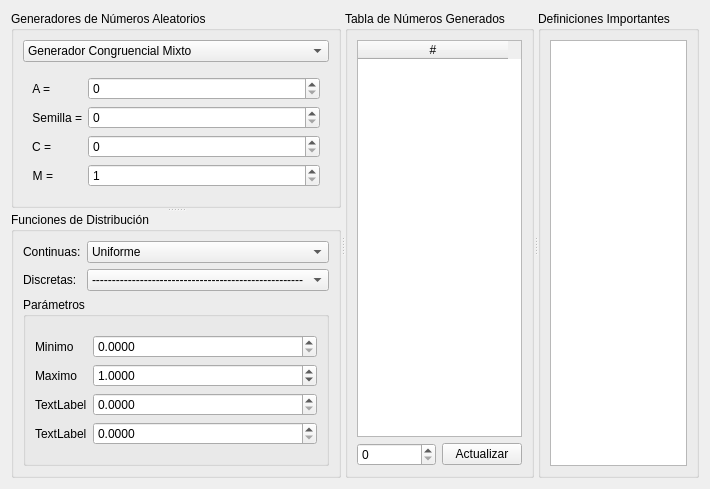
<?xml version="1.0" encoding="UTF-8"?>
<ui version="4.0">
 <class>AleatoriedadWidget</class>
 <widget class="QWidget" name="AleatoriedadWidget">
  <property name="geometry">
   <rect>
    <x>0</x>
    <y>0</y>
    <width>643</width>
    <height>477</height>
   </rect>
  </property>
  <property name="windowTitle">
   <string>Form</string>
  </property>
  <layout class="QVBoxLayout" name="verticalLayout">
   <item>
    <widget class="QSplitter" name="splitter_2_1">
     <property name="orientation">
      <enum>Qt::Horizontal</enum>
     </property>
     <widget class="QSplitter" name="splitter_2_2">
      <property name="orientation">
       <enum>Qt::Vertical</enum>
      </property>
      <widget class="QGroupBox" name="groupBox_2_3">
       <property name="title">
        <string>Generadores de Números Aleatorios</string>
       </property>
       <property name="flat">
        <bool>false</bool>
       </property>
       <property name="checkable">
        <bool>false</bool>
       </property>
       <layout class="QVBoxLayout" name="verticalLayout_25">
        <item>
         <widget class="QComboBox" name="comboBox_2_1">
          <property name="toolTip">
           <string>&lt;html&gt;&lt;head/&gt;&lt;body&gt;&lt;p&gt;&lt;span style=&quot; font-weight:600; text-decoration: underline;&quot;&gt;Selector de Generadores:&lt;/span&gt;&lt;/p&gt;&lt;p&gt;Muestra en un ambiente amigable&lt;/p&gt;&lt;p&gt;los distintos generadores, los cuales&lt;/p&gt;&lt;p&gt;podra seleccionar facilmente.&lt;/p&gt;&lt;/body&gt;&lt;/html&gt;</string>
          </property>
          <property name="editable">
           <bool>false</bool>
          </property>
          <property name="currentIndex">
           <number>1</number>
          </property>
          <item>
           <property name="text">
            <string>Por Defecto</string>
           </property>
          </item>
          <item>
           <property name="text">
            <string>Generador Congruencial Mixto</string>
           </property>
          </item>
          <item>
           <property name="text">
            <string>Generador Congruencial Multiplicativo</string>
           </property>
          </item>
          <item>
           <property name="text">
            <string>Generador Congruencial Aditvo</string>
           </property>
          </item>
          <item>
           <property name="text">
            <string>Generador Cuadratico</string>
           </property>
          </item>
          <item>
           <property name="text">
            <string>Generador Multiplicativo</string>
           </property>
          </item>
         </widget>
        </item>
        <item>
         <widget class="QWidget" name="widget_2_1" native="true">
          <property name="enabled">
           <bool>true</bool>
          </property>
          <layout class="QFormLayout" name="formLayout_3">
           <item row="0" column="0">
            <widget class="QLabel" name="label_2_1">
             <property name="text">
              <string>A =</string>
             </property>
             <property name="alignment">
              <set>Qt::AlignRight|Qt::AlignTrailing|Qt::AlignVCenter</set>
             </property>
            </widget>
           </item>
           <item row="0" column="1">
            <widget class="QSpinBox" name="spinBox_2_1">
             <property name="accelerated">
              <bool>true</bool>
             </property>
             <property name="maximum">
              <number>99999999</number>
             </property>
            </widget>
           </item>
           <item row="1" column="0">
            <widget class="QLabel" name="label_2_2">
             <property name="text">
              <string>Semilla =</string>
             </property>
             <property name="alignment">
              <set>Qt::AlignRight|Qt::AlignTrailing|Qt::AlignVCenter</set>
             </property>
            </widget>
           </item>
           <item row="1" column="1">
            <widget class="QSpinBox" name="spinBox_2_2">
             <property name="accelerated">
              <bool>true</bool>
             </property>
             <property name="maximum">
              <number>99999999</number>
             </property>
            </widget>
           </item>
           <item row="2" column="0">
            <widget class="QLabel" name="label_2_3">
             <property name="text">
              <string>C =</string>
             </property>
             <property name="alignment">
              <set>Qt::AlignRight|Qt::AlignTrailing|Qt::AlignVCenter</set>
             </property>
            </widget>
           </item>
           <item row="2" column="1">
            <widget class="QSpinBox" name="spinBox_2_3">
             <property name="accelerated">
              <bool>true</bool>
             </property>
             <property name="maximum">
              <number>99999999</number>
             </property>
            </widget>
           </item>
           <item row="3" column="0">
            <widget class="QLabel" name="label_2_4">
             <property name="text">
              <string>M =</string>
             </property>
             <property name="alignment">
              <set>Qt::AlignRight|Qt::AlignTrailing|Qt::AlignVCenter</set>
             </property>
            </widget>
           </item>
           <item row="3" column="1">
            <widget class="QSpinBox" name="spinBox_2_4">
             <property name="accelerated">
              <bool>true</bool>
             </property>
             <property name="minimum">
              <number>1</number>
             </property>
             <property name="maximum">
              <number>99999999</number>
             </property>
            </widget>
           </item>
          </layout>
         </widget>
        </item>
       </layout>
      </widget>
      <widget class="QGroupBox" name="groupBox_2_4">
       <property name="title">
        <string>Funciones de Distribución</string>
       </property>
       <layout class="QVBoxLayout" name="verticalLayout_26">
        <item>
         <layout class="QHBoxLayout" name="horizontalLayout_2_3">
          <item>
           <widget class="QLabel" name="label_2_5">
            <property name="text">
             <string>Continuas:</string>
            </property>
           </widget>
          </item>
          <item>
           <widget class="QComboBox" name="comboBox_2_2">
            <property name="toolTip">
             <string>&lt;html&gt;&lt;head/&gt;&lt;body&gt;&lt;p&gt;&lt;span style=&quot; font-weight:600; text-decoration: underline;&quot;&gt;Selector de Distribuciones Continua:&lt;/span&gt;&lt;/p&gt;&lt;p&gt;Muestra en un ambiente amigable&lt;/p&gt;&lt;p&gt;las distintas distribuciones continuas que &lt;/p&gt;&lt;p&gt;podra seleccionar facilmente.&lt;/p&gt;&lt;/body&gt;&lt;/html&gt;</string>
            </property>
            <property name="currentIndex">
             <number>1</number>
            </property>
            <item>
             <property name="text">
              <string>-----------------------------------------------------</string>
             </property>
            </item>
            <item>
             <property name="text">
              <string>Uniforme</string>
             </property>
            </item>
            <item>
             <property name="text">
              <string>Arco Seno</string>
             </property>
            </item>
            <item>
             <property name="text">
              <string>Beta</string>
             </property>
            </item>
            <item>
             <property name="text">
              <string>Cauchy</string>
             </property>
            </item>
            <item>
             <property name="text">
              <string>Chi-Cuadrado</string>
             </property>
            </item>
            <item>
             <property name="text">
              <string>Coseno</string>
             </property>
            </item>
            <item>
             <property name="text">
              <string>Double Log</string>
             </property>
            </item>
            <item>
             <property name="text">
              <string>Erlang</string>
             </property>
            </item>
            <item>
             <property name="text">
              <string>Exponencial</string>
             </property>
            </item>
            <item>
             <property name="text">
              <string>Valor Extremo</string>
             </property>
            </item>
            <item>
             <property name="text">
              <string>F Ratio</string>
             </property>
            </item>
            <item>
             <property name="text">
              <string>Gamma</string>
             </property>
            </item>
            <item>
             <property name="text">
              <string>Normal (Gaussian)</string>
             </property>
            </item>
            <item>
             <property name="text">
              <string>Laplace</string>
             </property>
            </item>
            <item>
             <property name="text">
              <string>Logaritmmic</string>
             </property>
            </item>
            <item>
             <property name="text">
              <string>Logistic</string>
             </property>
            </item>
            <item>
             <property name="text">
              <string>Lognormal</string>
             </property>
            </item>
            <item>
             <property name="text">
              <string>Parabolica</string>
             </property>
            </item>
            <item>
             <property name="text">
              <string>Pareto</string>
             </property>
            </item>
            <item>
             <property name="text">
              <string>Pearson Tipo 5</string>
             </property>
            </item>
            <item>
             <property name="text">
              <string>Pearson Tipo 6</string>
             </property>
            </item>
            <item>
             <property name="text">
              <string>Power</string>
             </property>
            </item>
            <item>
             <property name="text">
              <string>Rayleigh</string>
             </property>
            </item>
            <item>
             <property name="text">
              <string>Students T</string>
             </property>
            </item>
            <item>
             <property name="text">
              <string>Triangular</string>
             </property>
            </item>
            <item>
             <property name="text">
              <string>Weibull</string>
             </property>
            </item>
           </widget>
          </item>
         </layout>
        </item>
        <item>
         <layout class="QHBoxLayout" name="horizontalLayout_2_2">
          <item>
           <widget class="QLabel" name="label_2_6">
            <property name="text">
             <string>Discretas:</string>
            </property>
           </widget>
          </item>
          <item>
           <widget class="QComboBox" name="comboBox_2_3">
            <property name="toolTip">
             <string>&lt;html&gt;&lt;head/&gt;&lt;body&gt;&lt;p&gt;&lt;span style=&quot; font-weight:600; text-decoration: underline;&quot;&gt;Selector de Distribuciónes Discretas:&lt;/span&gt;&lt;/p&gt;&lt;p&gt;Muestra en un ambiente amigable&lt;/p&gt;&lt;p&gt;las distintas distribuciones discretas que &lt;/p&gt;&lt;p&gt;podra seleccionar facilmente.&lt;/p&gt;&lt;/body&gt;&lt;/html&gt;</string>
            </property>
            <item>
             <property name="text">
              <string>-----------------------------------------------------</string>
             </property>
            </item>
            <item>
             <property name="text">
              <string>Uniforme</string>
             </property>
            </item>
            <item>
             <property name="text">
              <string>Bernoulli</string>
             </property>
            </item>
            <item>
             <property name="text">
              <string>Binomial</string>
             </property>
            </item>
            <item>
             <property name="text">
              <string>Geometric</string>
             </property>
            </item>
            <item>
             <property name="text">
              <string>Hypergeometric</string>
             </property>
            </item>
            <item>
             <property name="text">
              <string>Binomial Negativa</string>
             </property>
            </item>
            <item>
             <property name="text">
              <string>Pascal</string>
             </property>
            </item>
            <item>
             <property name="text">
              <string>Poisson</string>
             </property>
            </item>
           </widget>
          </item>
         </layout>
        </item>
        <item>
         <widget class="QGroupBox" name="groupBox_2_5">
          <property name="title">
           <string>Parámetros</string>
          </property>
          <layout class="QVBoxLayout" name="verticalLayout_27">
           <property name="spacing">
            <number>0</number>
           </property>
           <property name="leftMargin">
            <number>0</number>
           </property>
           <property name="rightMargin">
            <number>0</number>
           </property>
           <item>
            <widget class="QWidget" name="widget_2_2" native="true">
             <layout class="QFormLayout" name="formLayout_4">
              <property name="fieldGrowthPolicy">
               <enum>QFormLayout::AllNonFixedFieldsGrow</enum>
              </property>
              <item row="0" column="0">
               <widget class="QLabel" name="label_2_7">
                <property name="text">
                 <string>Minimo</string>
                </property>
               </widget>
              </item>
              <item row="0" column="1">
               <widget class="QDoubleSpinBox" name="doubleSpinBox_2_1">
                <property name="wrapping">
                 <bool>false</bool>
                </property>
                <property name="alignment">
                 <set>Qt::AlignLeading|Qt::AlignLeft|Qt::AlignVCenter</set>
                </property>
                <property name="accelerated">
                 <bool>true</bool>
                </property>
                <property name="decimals">
                 <number>4</number>
                </property>
                <property name="maximum">
                 <double>999999999.000000000000000</double>
                </property>
               </widget>
              </item>
              <item row="1" column="0">
               <widget class="QLabel" name="label_2_8">
                <property name="text">
                 <string>Maximo</string>
                </property>
               </widget>
              </item>
              <item row="1" column="1">
               <widget class="QDoubleSpinBox" name="doubleSpinBox_2_2">
                <property name="accelerated">
                 <bool>true</bool>
                </property>
                <property name="decimals">
                 <number>4</number>
                </property>
                <property name="maximum">
                 <double>999999999.000000000000000</double>
                </property>
                <property name="value">
                 <double>1.000000000000000</double>
                </property>
               </widget>
              </item>
              <item row="2" column="0">
               <widget class="QLabel" name="label_2_9">
                <property name="text">
                 <string>TextLabel</string>
                </property>
               </widget>
              </item>
              <item row="2" column="1">
               <widget class="QDoubleSpinBox" name="doubleSpinBox_2_3">
                <property name="accelerated">
                 <bool>true</bool>
                </property>
                <property name="decimals">
                 <number>4</number>
                </property>
                <property name="maximum">
                 <double>999999999.000000000000000</double>
                </property>
               </widget>
              </item>
              <item row="3" column="0">
               <widget class="QLabel" name="label_2_10">
                <property name="text">
                 <string>TextLabel</string>
                </property>
               </widget>
              </item>
              <item row="3" column="1">
               <widget class="QDoubleSpinBox" name="doubleSpinBox_2_4">
                <property name="accelerated">
                 <bool>true</bool>
                </property>
                <property name="decimals">
                 <number>4</number>
                </property>
                <property name="maximum">
                 <double>999999999.000000000000000</double>
                </property>
               </widget>
              </item>
             </layout>
            </widget>
           </item>
          </layout>
         </widget>
        </item>
       </layout>
      </widget>
     </widget>
     <widget class="QGroupBox" name="groupBox_2_2">
      <property name="maximumSize">
       <size>
        <width>16777215</width>
        <height>16777215</height>
       </size>
      </property>
      <property name="title">
       <string>Tabla de Números Generados</string>
      </property>
      <layout class="QVBoxLayout" name="verticalLayout_28">
       <item>
        <widget class="QTableWidget" name="tableWidget_2">
         <property name="sizePolicy">
          <sizepolicy hsizetype="Expanding" vsizetype="Expanding">
           <horstretch>0</horstretch>
           <verstretch>0</verstretch>
          </sizepolicy>
         </property>
         <property name="minimumSize">
          <size>
           <width>0</width>
           <height>0</height>
          </size>
         </property>
         <property name="toolTip">
          <string>&lt;html&gt;&lt;head/&gt;&lt;body&gt;&lt;p&gt;&lt;span style=&quot; font-weight:600; text-decoration: underline;&quot;&gt;Tabla de números generados:&lt;/span&gt;&lt;/p&gt;&lt;p&gt;Muestra en un ambiente amigable&lt;/p&gt;&lt;p&gt;los números generados.&lt;/p&gt;&lt;/body&gt;&lt;/html&gt;</string>
         </property>
         <property name="statusTip">
          <string/>
         </property>
         <property name="whatsThis">
          <string/>
         </property>
         <property name="frameShape">
          <enum>QFrame::StyledPanel</enum>
         </property>
         <property name="frameShadow">
          <enum>QFrame::Sunken</enum>
         </property>
         <property name="verticalScrollBarPolicy">
          <enum>Qt::ScrollBarAsNeeded</enum>
         </property>
         <property name="editTriggers">
          <set>QAbstractItemView::NoEditTriggers</set>
         </property>
         <property name="dragDropOverwriteMode">
          <bool>true</bool>
         </property>
         <property name="gridStyle">
          <enum>Qt::SolidLine</enum>
         </property>
         <property name="rowCount">
          <number>0</number>
         </property>
         <property name="columnCount">
          <number>1</number>
         </property>
         <attribute name="horizontalHeaderDefaultSectionSize">
          <number>150</number>
         </attribute>
         <column>
          <property name="text">
           <string>#</string>
          </property>
         </column>
        </widget>
       </item>
       <item>
        <layout class="QHBoxLayout" name="horizontalLayout_2_1">
         <item>
          <widget class="QSpinBox" name="spinBox_2">
           <property name="toolTip">
            <string>&lt;html&gt;&lt;head/&gt;&lt;body&gt;&lt;p&gt;Cantidad de números a generar.&lt;/p&gt;&lt;/body&gt;&lt;/html&gt;</string>
           </property>
           <property name="accelerated">
            <bool>true</bool>
           </property>
           <property name="keyboardTracking">
            <bool>false</bool>
           </property>
           <property name="minimum">
            <number>0</number>
           </property>
           <property name="maximum">
            <number>999999</number>
           </property>
           <property name="value">
            <number>0</number>
           </property>
          </widget>
         </item>
         <item>
          <widget class="QPushButton" name="pushButton_2">
           <property name="toolTip">
            <string>&lt;html&gt;&lt;head/&gt;&lt;body&gt;&lt;p&gt;Actualiza la tabla.&lt;/p&gt;&lt;/body&gt;&lt;/html&gt;</string>
           </property>
           <property name="text">
            <string>Actualizar</string>
           </property>
          </widget>
         </item>
        </layout>
       </item>
      </layout>
     </widget>
     <widget class="QGroupBox" name="groupBox_2_1">
      <property name="title">
       <string>Definiciones Importantes</string>
      </property>
      <layout class="QGridLayout" name="gridLayout_3">
       <item row="0" column="0">
        <widget class="QTextBrowser" name="textBrowser_2">
         <property name="toolTip">
          <string>&lt;html&gt;&lt;head/&gt;&lt;body&gt;&lt;p&gt;&lt;span style=&quot; font-weight:600; text-decoration: underline;&quot;&gt;Vista rapida:&lt;/span&gt;&lt;/p&gt;&lt;p&gt;Muestra en un ambiente amigable&lt;/p&gt;&lt;p&gt;algunos conceptos importantes.&lt;/p&gt;&lt;/body&gt;&lt;/html&gt;</string>
         </property>
        </widget>
       </item>
      </layout>
     </widget>
    </widget>
   </item>
  </layout>
 </widget>
 <resources/>
 <connections/>
</ui>
